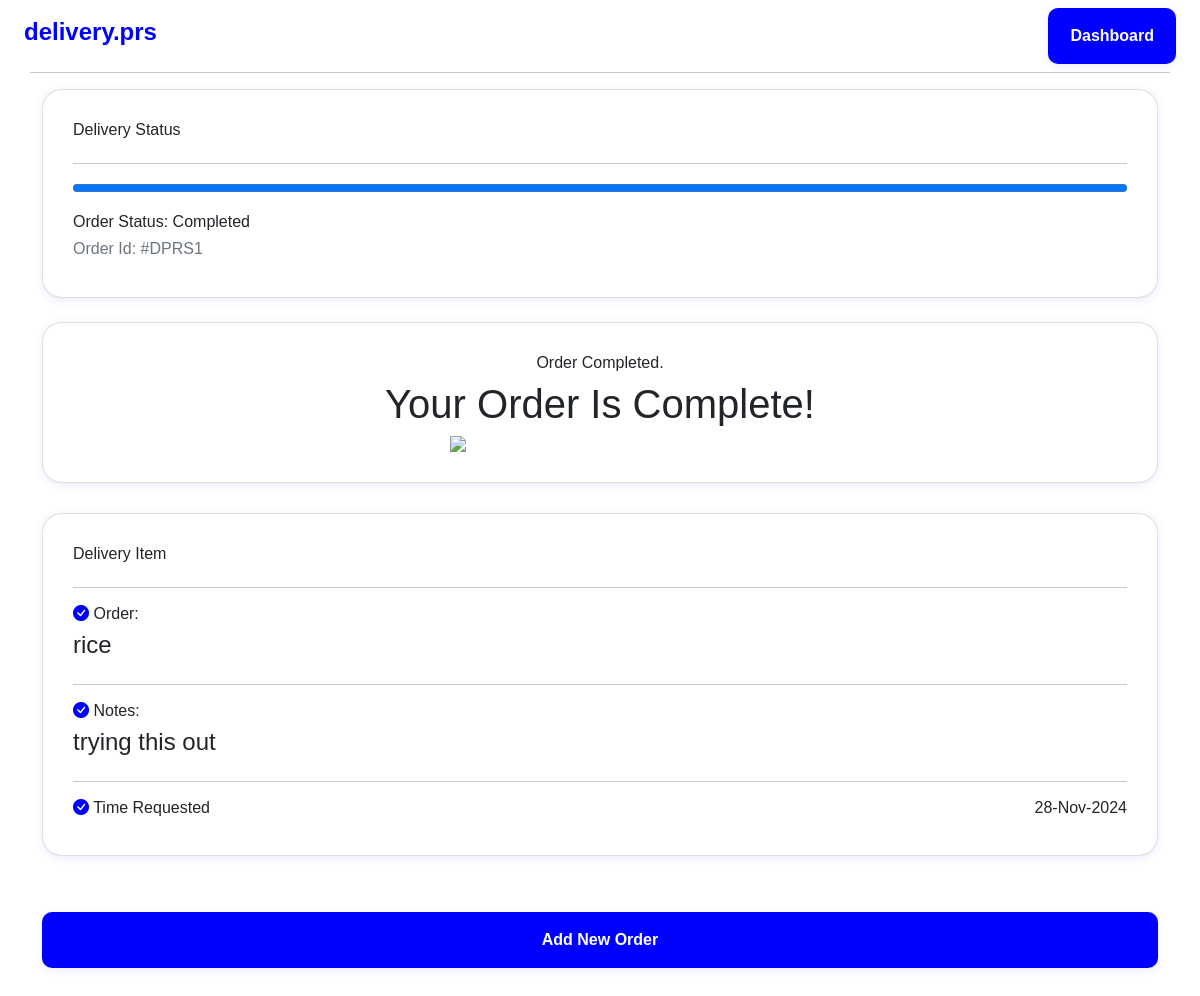
Screenshot of /order_details/1 with the database file from the repository.
### models.py (models this page shows, shortened)
class Order(db.Model):
    tablename = ['Suggestions']
    id = db.Column(db.Integer, primary_key=True)
    user = db.Column(db.String())
    phone = db.Column(db.String())
    location = db.Column(db.String())
    cancel_reason = db.Column(db.String())
    order = db.Column(db.String())
    notes = db.Column(db.String())
    date_created = db.Column(db.DateTime, default=datetime.now())
    date_confirmed = db.Column(db.DateTime, default=datetime.now())
    date_delivered = db.Column(db.DateTime, default=datetime.now())
    status = db.Column(db.String())
    paid = db.Column(db.Boolean())

### app.py (the view)
@app.route('/order_details/<int:id>', methods=['GET', 'POST'])
def order_details(id):
    order = Order.query.get_or_404(id)
    return render_template('order_details.html', order = order)

### templates/order_details.html (shortened to what this page needs)
{% extends "layout.html" %}
{% block body %}
<link rel="stylesheet" href="https://cdn.jsdelivr.net/npm/bootstrap-icons@1.11.3/font/bootstrap-icons.min.css">
<div class="container">
    <div class="card mt-3">
        <h6>Delivery Status </h6>
        <hr>
                    {% if order.status == 'pending'%}
                    <progress value="20" max="100" style="width: 100%;"></progress>
                    {% elif order.status == 'In-progress'%}
                    <progress value="60" max="100" style="width: 100%;"></progress>
                    {% elif order.status == 'Completed'%}
                    <progress value="100" max="100" style="width: 100%;"></progress>
                    {% elif order.status == 'Denied'%}
                    <progress value="20" max="100" style="width: 100%; "></progress>
                    {% elif order.status == 'Cancelled'%}
                    <progress value="100" max="100" style="width: 100%; "  ></progress>
                    {%endif%}
        <h6>Order Status: {{order.status}}</h6>
        <h6 class="text-muted fs-9">Order Id: #DPRS{{order.id}}</h6>
    </div>
            <div class="card" style="margin-bottom:30px;">
                {% if order.status == 'pending'%}
                <h6 class="text-center mb-3">Wait, while we find you a driver.</h6>
                <h3 class="text-center">Connecting Your Order!</h3>
                <div class="mx-auto d-flex justify-content-center" style=" ">
                    <img src="https://static.vecteezy.com/system/resources/thumbnails/017/178/466/small_2x/navigation-map-planning-routes-traveling-by-car-distance-tracking-illustration-vector.jpg" lazy="loading"  style="width:300px; border-radius:10px;">
                </div>
                {% elif order.status == 'Completed'%}
                <h6 class="text-center">Order Completed.</h6>
                <h1 style="text-align: center;">Your Order Is Complete!</h1>
                <div class="mx-auto d-flex justify-content-center" style=" ">
                    <img src="https://am-cbr.net/wp-content/uploads/2022/10/black-delivery-man-holding-pizza-boxes-using-smart-W8AC8MN.png" lazy="loading" style="width:300px;">
                </div>
                    {%endif%}
            </div>
    <div class="card mb-3">
        <h6>Delivery Item </h6>
        <hr>
        <div class=" justify-space-between" style="justify-content: space-between;">
        <h6><i class="bi bi-check-circle-fill" style="color:blue;"></i> Order: </h6>
        <h4>{{order.order}}</h4>
        </div>
        <hr>
        <div class=" justify-space-between" style="justify-content: space-between;">
            <h6><i class="bi bi-check-circle-fill" style="color:blue;"></i> Notes: </h6>
            <h4>{{order.notes}}</h4>
        </div>
        <hr>
        <div class="d-flex justify-space-between" style="justify-content: space-between;">
            <h6><i class="bi bi-check-circle-fill" style="color:blue;"></i> Time Requested</h6>
            <h6>{{ order.date_created.strftime('%d-%h-%Y' ) }}</h6>
        </div>
        </div>
    <br>
    {% if order.status == 'Cancelled' %}
    <a href="/"><button type="submit" class="pill-button status-btn mt-2 mb-5" style="width:100%; background-color: blue;">
        Add New Order
    </button></a>
    {%elif order.status == 'Completed'%}
    <a href="/"><button type="submit" class="pill-button status-btn mt-3 mb-5" style="width:100%; background-color: blue;">
        Add New Order
    </button></a>
    {%elif order.status == 'Denied'%}
    <a href="/"><button type="submit" class="pill-button status-btn mt-3 mb-5" style="width:100%; background-color: blue;">
        Add New Order
    </button></a>
    {%endif%}
</div>
{% endblock %}

### static/css/presto.css (style rules this page uses)
body { font-family: 'Plus Jakarta Display', sans-serif; }
a { color: inherit; text-decoration: none; }
.pill-button { background-color: blue; border: none; color: white; border-radius:10px ; padding: 16px 22px; box-shadow: 0 2px 8px 0 rgba(48, 44, 255, 0.1); text-align: center; font-weight: bold; transition: width 2s; }
.card { border-radius: 20px; box-shadow: 0 2px 8px 0 rgba(48, 44, 255, 0.1); cursor: pointer; padding: 30px; width: 100%; transition: width 1s; margin-bottom: 3vh; }

### rows the page displays
Order: status "Completed", id "1", order "rice", notes "trying this out", date_created "28-Nov-2024"
